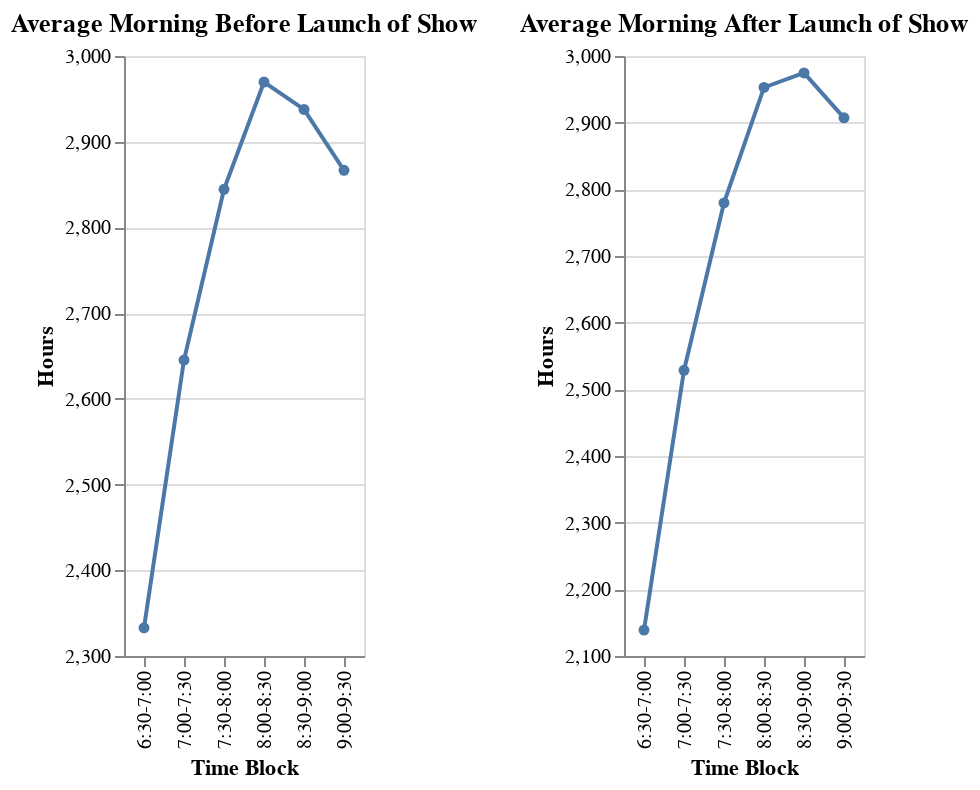

Source (notebook cell):
### Code cell
# Next, I want to look at the pattern in viewership over the course of an average morning
# lets see if the show had any impact on that

df2 = df1[df1['Network'] == 'SPECTRUM NEWS - ROCHESTER']
beforelaunch = df2.set_index('Date')[:'2018-07-16']
afterlaunch = df2.set_index('Date')['2018-07-17':]

# Before launch:
beforeLaunchAVG = beforelaunch.groupby('Description').agg({'Hours':np.mean}).reset_index()
beforeLaunchAVG['Time Block'] = ['6:30-7:00','7:00-7:30','7:30-8:00','8:00-8:30','8:30-9:00','9:00-9:30']

beforechart = alt.Chart(beforeLaunchAVG).mark_line(
    point = alt.OverlayMarkDef()
).encode(
    alt.Y('Hours',
        scale = alt.Scale(zero=False)

    ),
    x='Time Block',
).properties(
    title= 'Average Morning Before Launch of Show'
)


# After Launch:
afterlaunchAVG = afterlaunch.groupby('Description').agg({'Hours':np.mean}).reset_index()
afterlaunchAVG['Time Block'] = ['6:30-7:00','7:00-7:30','7:30-8:00','8:00-8:30','8:30-9:00','9:00-9:30']

afterchart = alt.Chart(afterlaunchAVG).mark_line(
    point = alt.OverlayMarkDef()
).encode(
    alt.Y('Hours',
        scale = alt.Scale(zero=False)

    ),
    x='Time Block'
).properties(
    title='Average Morning After Launch of Show'
)

beforechart | afterchart

### Figure 1 — Vega-Lite specification as saved in the notebook (floating-point values rounded to 4 significant figures)
{"config": {"view": {"continuousWidth": 400, "continuousHeight": 300}}, "hconcat": [{"data": {"name": "data-7e665509cc8938908127a017a47da8c3"}, "mark": {"type": "line", "point": {}}, "encoding": {"x": {"field": "Time Block", "type": "nominal"}, "y": {"field": "Hours", "scale": {"zero": false}, "type": "quantitative"}}, "title": "Average Morning Before Launch of Show"}, {"data": {"name": "data-f46fba9d078bbcf9db1cd6d0e28cba9c"}, "mark": {"type": "line", "point": {}}, "encoding": {"x": {"field": "Time Block", "type": "nominal"}, "y": {"field": "Hours", "scale": {"zero": false}, "type": "quantitative"}}, "title": "Average Morning After Launch of Show"}], "$schema": "https://vega.github.io/schema/vega-lite/v4.17.0.json", "datasets": {"data-7e665509cc8938908127a017a47da8c3": [{"Description": "Analyst Test 63000-70000", "Hours": 2333.0, "Time Block": "6:30-7:00"}, {"Description": "Analyst Test 70000-73000", "Hours": 2645.0, "Time Block": "7:00-7:30"}, {"Description": "Analyst Test 73000-80000", "Hours": 2844.0, "Time Block": "7:30-8:00"}, {"Description": "Analyst Test 80000-83000", "Hours": 2970.0, "Time Block": "8:00-8:30"}, {"Description": "Analyst Test 83000-90000", "Hours": 2938.0, "Time Block": "8:30-9:00"}, {"Description": "Analyst Test 90000-93000", "Hours": 2867.0, "Time Block": "9:00-9:30"}], "data-f46fba9d078bbcf9db1cd6d0e28cba9c": [{"Description": "Analyst Test 63000-70000", "Hours": 2139.0, "Time Block": "6:30-7:00"}, {"Description": "Analyst Test 70000-73000", "Hours": 2529.0, "Time Block": "7:00-7:30"}, {"Description": "Analyst Test 73000-80000", "Hours": 2780.0, "Time Block": "7:30-8:00"}, {"Description": "Analyst Test 80000-83000", "Hours": 2953.0, "Time Block": "8:00-8:30"}, {"Description": "Analyst Test 83000-90000", "Hours": 2975.0, "Time Block": "8:30-9:00"}, {"Description": "Analyst Test 90000-93000", "Hours": 2907.0, "Time Block": "9:00-9:30"}]}}
